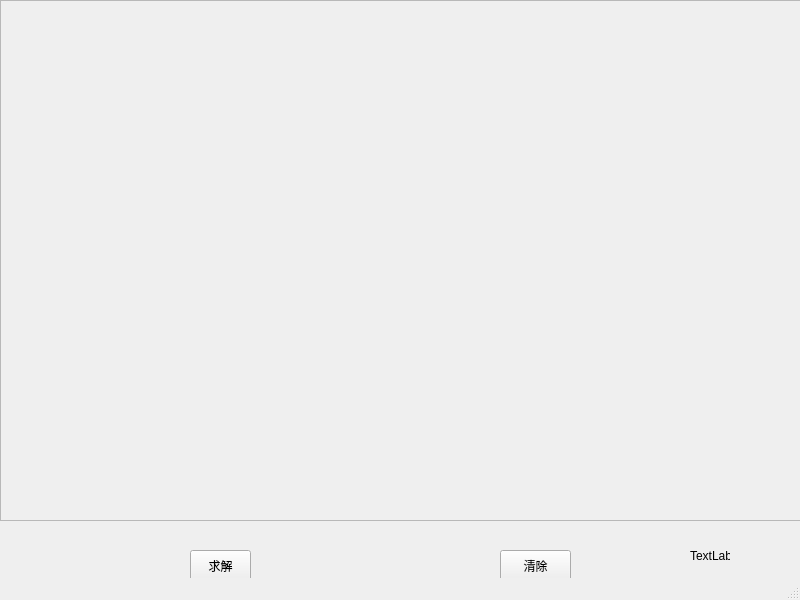
<?xml version="1.0" encoding="UTF-8"?>
<ui version="4.0">
 <class>MainWindow</class>
 <widget class="QMainWindow" name="MainWindow">
  <property name="geometry">
   <rect>
    <x>0</x>
    <y>0</y>
    <width>800</width>
    <height>600</height>
   </rect>
  </property>
  <property name="windowTitle">
   <string>MainWindow</string>
  </property>
  <widget class="QWidget" name="centralwidget">
   <widget class="QPushButton" name="clearButton">
    <property name="geometry">
     <rect>
      <x>500</x>
      <y>550</y>
      <width>71</width>
      <height>31</height>
     </rect>
    </property>
    <property name="text">
     <string>清除</string>
    </property>
   </widget>
   <widget class="QPushButton" name="solveButton">
    <property name="geometry">
     <rect>
      <x>190</x>
      <y>550</y>
      <width>61</width>
      <height>31</height>
     </rect>
    </property>
    <property name="text">
     <string>求解</string>
    </property>
   </widget>
   <widget class="QWidget" name="gridLayoutWidget">
    <property name="geometry">
     <rect>
      <x>0</x>
      <y>0</y>
      <width>801</width>
      <height>521</height>
     </rect>
    </property>
    <layout class="QGridLayout" name="gridLayout_2">
     <item row="0" column="0">
      <widget class="QFrame" name="frame">
       <property name="frameShape">
        <enum>QFrame::Shape::StyledPanel</enum>
       </property>
       <property name="frameShadow">
        <enum>QFrame::Shadow::Raised</enum>
       </property>
      </widget>
     </item>
    </layout>
   </widget>
   <widget class="QLabel" name="titleLabel">
    <property name="geometry">
     <rect>
      <x>690</x>
      <y>550</y>
      <width>40</width>
      <height>12</height>
     </rect>
    </property>
    <property name="text">
     <string>TextLabel</string>
    </property>
   </widget>
  </widget>
  <widget class="QStatusBar" name="statusbar"/>
 </widget>
 <resources/>
 <connections/>
</ui>
